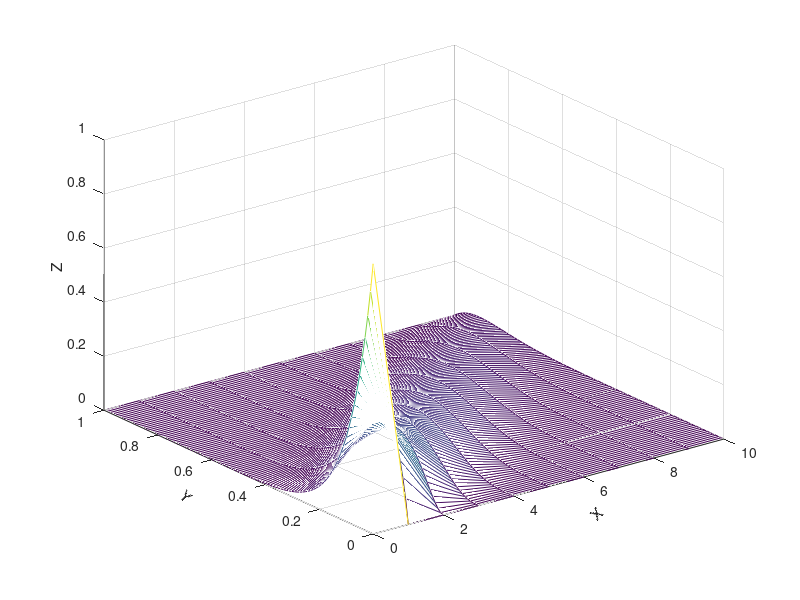
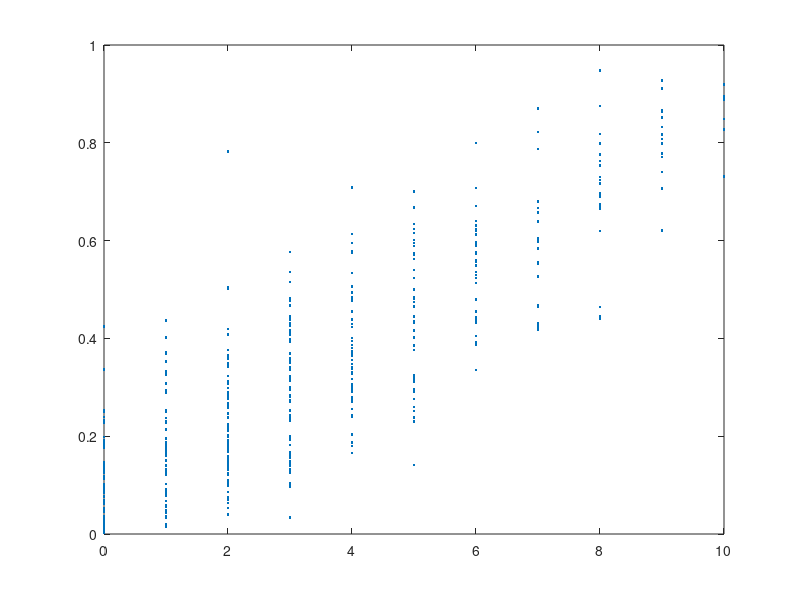

Write the MATLAB code that produced these figures, in order.
close all;
clear;
clc;

% % % % % % % % % % % % % % % % % % % % % % % % % % % % % % % 
n = 10;
alpha = 1;
beta = 2;

x0 = [0 : n];
y0 = linspace(0, 1, 100);

[x, y] = meshgrid(x0, y0);

z = factorial(n) * y .^ (x + alpha - 1) .* (1 - y) .^ (n - x + beta -1) ./ factorial(x)  ./ factorial(n -x);

figure;
mesh(x, y, z);
x1 = xlabel('X');
y1 = ylabel('Y');
z1 = zlabel('Z');
set(x1, 'Rotation', 45);
set(y1, 'Rotation', -45);

% % % % % % % % % % % % % % % % % % % % % % % % % % % % % % % % % % % 
% # of samples
N = 1000;
x = zeros(1, N);
y = zeros(1, N);

% starting sampling
start = 500;

y1 = 0.5;


for ii = 1 : N
    x1 = binornd(n, y1);          %% binomial distribution
    y1 = betarnd(x1 + alpha, n - x1 + beta);   %% beta distribution
    x(ii) = x1;
    y(ii) = y1;
end

figure;
% plot(x(start : end), y(start : end));
plot(x(start : end), y(start : end), '.');

